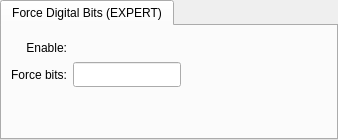
              <widget class="PyDMTabWidget" name="PyDMTabWidget_6">
               <property name="toolTip">
                <string/>
               </property>
               <property name="whatsThis">
                <string/>
               </property>
               <property name="alarmChannels">
                <stringlist>
                 <string></string>
                </stringlist>
               </property>
               <widget class="QWidget" name="tab_9">
                <attribute name="title">
                 <string>Force Digital Bits (EXPERT)</string>
                </attribute>
                <layout class="QGridLayout" name="gridLayout_21">
                 <property name="leftMargin">
                  <number>9</number>
                 </property>
                 <property name="topMargin">
                  <number>9</number>
                 </property>
                 <property name="bottomMargin">
                  <number>9</number>
                 </property>
                 <item row="0" column="1">
                  <spacer name="horizontalSpacer_5">
                   <property name="orientation">
                    <enum>Qt::Horizontal</enum>
                   </property>
                   <property name="sizeHint" stdset="0">
                    <size>
                     <width>40</width>
                     <height>20</height>
                    </size>
                   </property>
                  </spacer>
                 </item>
                 <item row="0" column="0">
                  <layout class="QGridLayout" name="gridLayout_20">
                   <property name="verticalSpacing">
                    <number>2</number>
                   </property>
                   <item row="0" column="1">
                    <widget class="PyDMEnumButton" name="PyDMEnumButton">
                     <property name="minimumSize">
                      <size>
                       <width>0</width>
                       <height>25</height>
                      </size>
                     </property>
                     <property name="maximumSize">
                      <size>
                       <width>200</width>
                       <height>25</height>
                      </size>
                     </property>
                     <property name="toolTip">
                      <string/>
                     </property>
                     <property name="channel" stdset="0">
                      <string>ca://${P}:DIG_FORCEBITSEN</string>
                     </property>
                     <property name="orientation" stdset="0">
                      <enum>Qt::Horizontal</enum>
                     </property>
                     <property name="marginTop" stdset="0">
                      <number>0</number>
                     </property>
                     <property name="marginBottom" stdset="0">
                      <number>0</number>
                     </property>
                     <property name="marginLeft" stdset="0">
                      <number>2</number>
                     </property>
                     <property name="marginRight" stdset="0">
                      <number>2</number>
                     </property>
                     <property name="horizontalSpacing" stdset="0">
                      <number>2</number>
                     </property>
                     <property name="verticalSpacing" stdset="0">
                      <number>0</number>
                     </property>
                    </widget>
                   </item>
                   <item row="0" column="2">
                    <widget class="PyDMLabel" name="PyDMLabel_51">
                     <property name="minimumSize">
                      <size>
                       <width>100</width>
                       <height>25</height>
                      </size>
                     </property>
                     <property name="maximumSize">
                      <size>
                       <width>100</width>
                       <height>16777215</height>
                      </size>
                     </property>
                     <property name="toolTip">
                      <string/>
                     </property>
                     <property name="alignment">
                      <set>Qt::AlignCenter</set>
                     </property>
                     <property name="alarmSensitiveContent" stdset="0">
                      <bool>true</bool>
                     </property>
                     <property name="channel" stdset="0">
                      <string>ca://${P}:DIG_FORCEBITSEN_RBV</string>
                     </property>
                    </widget>
                   </item>
                   <item row="0" column="0">
                    <widget class="QLabel" name="label_32">
                     <property name="minimumSize">
                      <size>
                       <width>0</width>
                       <height>25</height>
                      </size>
                     </property>
                     <property name="text">
                      <string>Enable:</string>
                     </property>
                     <property name="alignment">
                      <set>Qt::AlignRight|Qt::AlignTrailing|Qt::AlignVCenter</set>
                     </property>
                    </widget>
                   </item>
                   <item row="1" column="0">
                    <widget class="QLabel" name="label_33">
                     <property name="minimumSize">
                      <size>
                       <width>0</width>
                       <height>25</height>
                      </size>
                     </property>
                     <property name="text">
                      <string>Force bits:</string>
                     </property>
                     <property name="alignment">
                      <set>Qt::AlignRight|Qt::AlignTrailing|Qt::AlignVCenter</set>
                     </property>
                    </widget>
                   </item>
                   <item row="1" column="1">
                    <widget class="PyDMLineEdit" name="PyDMLineEdit">
                     <property name="minimumSize">
                      <size>
                       <width>0</width>
                       <height>25</height>
                      </size>
                     </property>
                     <property name="maximumSize">
                      <size>
                       <width>200</width>
                       <height>16777215</height>
                      </size>
                     </property>
                     <property name="toolTip">
                      <string/>
                     </property>
                     <property name="channel" stdset="0">
                      <string>ca://${P}:DIG_FORCEBITS</string>
                     </property>
                    </widget>
                   </item>
                   <item row="1" column="2">
                    <widget class="PyDMLabel" name="PyDMLabel_52">
                     <property name="minimumSize">
                      <size>
                       <width>0</width>
                       <height>25</height>
                      </size>
                     </property>
                     <property name="maximumSize">
                      <size>
                       <width>100</width>
                       <height>16777215</height>
                      </size>
                     </property>
                     <property name="toolTip">
                      <string/>
                     </property>
                     <property name="alignment">
                      <set>Qt::AlignCenter</set>
                     </property>
                     <property name="alarmSensitiveContent" stdset="0">
                      <bool>true</bool>
                     </property>
                     <property name="channel" stdset="0">
                      <string>ca://${P}:DIG_FORCEBITS_RBV</string>
                     </property>
                    </widget>
                   </item>
                  </layout>
                 </item>
                 <item row="1" column="0">
                  <spacer name="verticalSpacer">
                   <property name="orientation">
                    <enum>Qt::Vertical</enum>
                   </property>
                   <property name="sizeHint" stdset="0">
                    <size>
                     <width>20</width>
                     <height>40</height>
                    </size>
                   </property>
                  </spacer>
                 </item>
                </layout>
               </widget>
              </widget>
